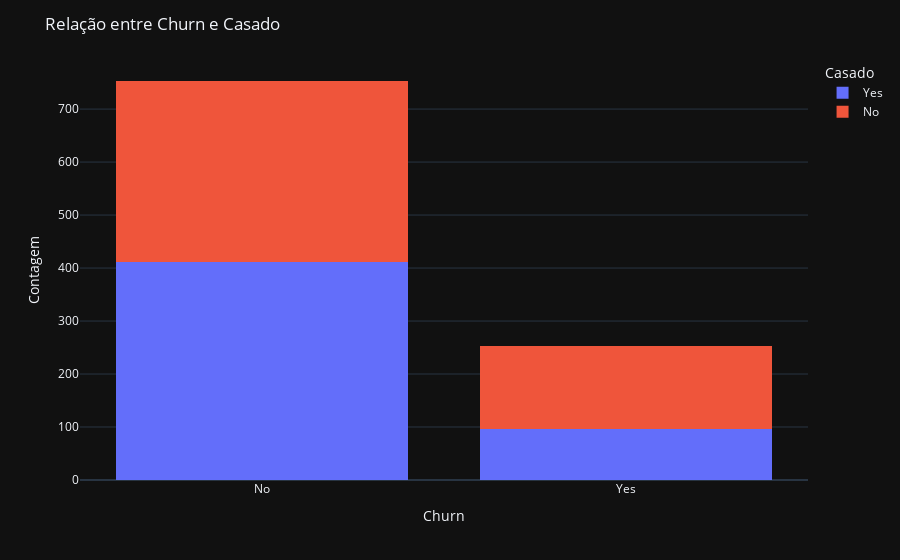

The cell this chart's notebook holds for it:
### Markdown cell above
Podemos concluir que o genero FAMALE (Feminino) tem um maior número de churn, apesar da diferença em relação ao genero MALE(Masculino) ser bem pequena.

### Code cell
fig = px.histogram(df, x='Churn', color='Casado', barmode='stack')

fig.update_layout(title='Relação entre Churn e Casado',
                  xaxis_title='Churn',
                  yaxis_title='Contagem',
                  legend_title='Casado')
fig.show()

### Figure 1 — Plotly figure (JSON) as saved in the notebook; plotly's stock layout.template omitted (floating-point values rounded to 4 significant figures; data arrays with more than 128 entries replaced by an {"elided": "..."} marker saying what was removed)
{"data": [{"bingroup": "x", "hovertemplate": "Casado=Yes<br>Churn=%{x}<br>count=%{y}<extra></extra>", "legendgroup": "Yes", "marker": {"color": "#636efa", "pattern": {"shape": ""}}, "name": "Yes", "orientation": "v", "showlegend": true, "x": {"elided": "507 str values"}, "xaxis": "x", "yaxis": "y", "type": "histogram"}, {"bingroup": "x", "hovertemplate": "Casado=No<br>Churn=%{x}<br>count=%{y}<extra></extra>", "legendgroup": "No", "marker": {"color": "#EF553B", "pattern": {"shape": ""}}, "name": "No", "orientation": "v", "showlegend": true, "x": {"elided": "499 str values"}, "xaxis": "x", "yaxis": "y", "type": "histogram"}], "layout": {"xaxis": {"anchor": "y", "domain": [0.0, 1.0], "title": {"text": "Churn"}}, "yaxis": {"anchor": "x", "domain": [0.0, 1.0], "title": {"text": "Contagem"}}, "legend": {"title": {"text": "Casado"}, "tracegroupgap": 0}, "margin": {"t": 60}, "barmode": "stack", "title": {"text": "Relação entre Churn e Casado"}}}
